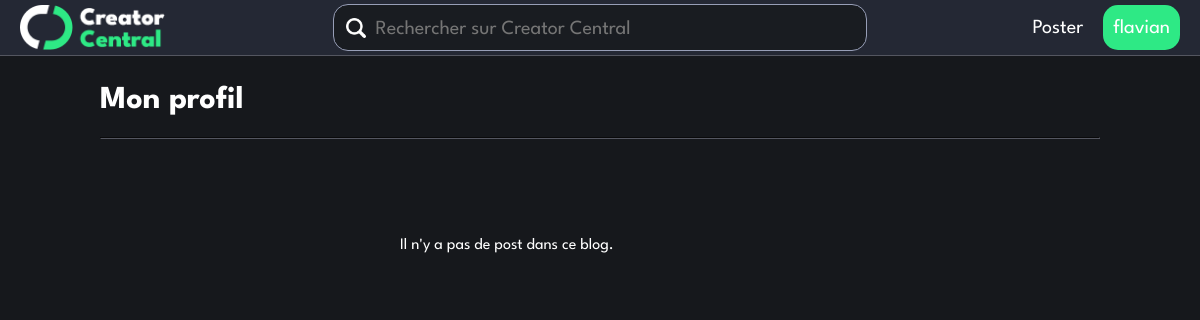
Page /profile.php (signed in) on the earlier database version.
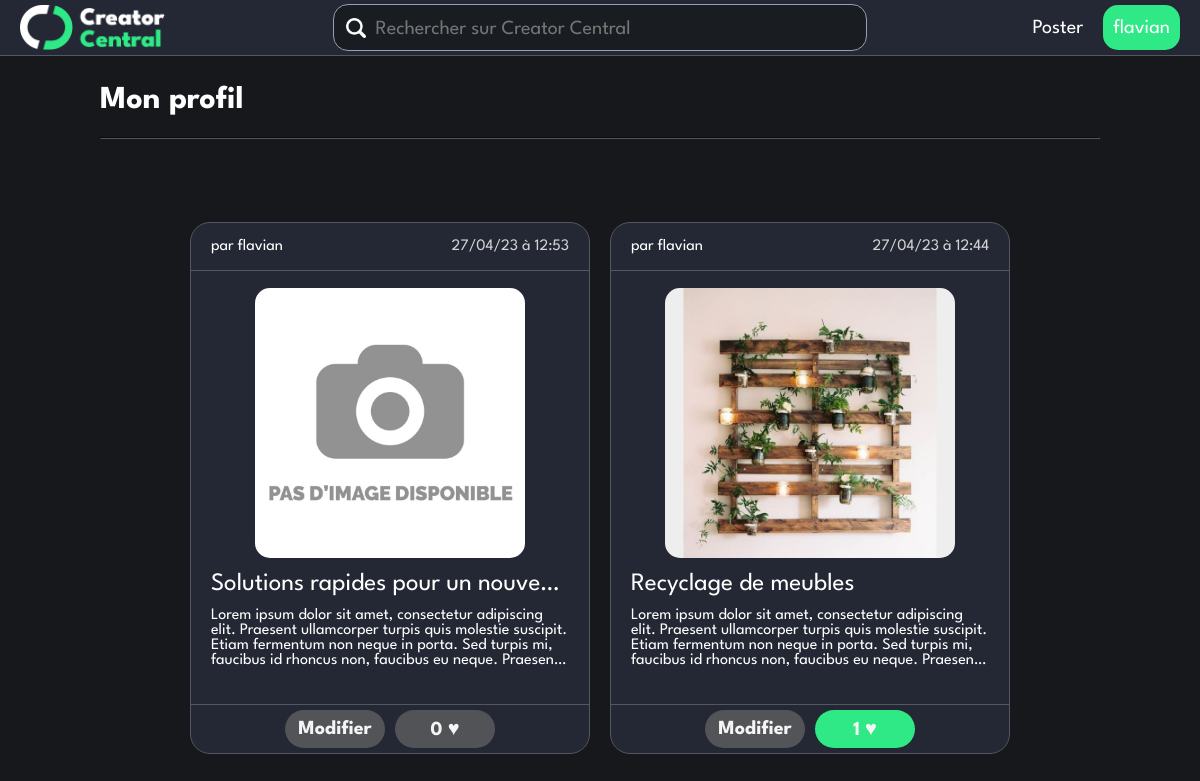
Same page on the later database version.
### tables this page shows
CREATE TABLE `posts` (
  `postId` int(16) NOT NULL,
  `username` varchar(20) NOT NULL,
  `date` timestamp NOT NULL DEFAULT current_timestamp() ON UPDATE current_timestamp(),
  `title` varchar(50) NOT NULL,
  `content` varchar(500) NOT NULL,
  `picturePath` varchar(100) NOT NULL DEFAULT '/CreatorCentral/img/default_image.jpg'
);

### classes/loginStatus.php (called while the page is built, shortened)
<?php
class LoginStatus{
    function __construct(&$SQLconn) {
        if ($this->CheckSession()) {
            $this->loginSuccessful = true;
            $this->userName = $_SESSION["username"];
        }
    }
    function CheckSession()
    {
        return isset($_SESSION["username"]);
    }
}
?>

### initialize.php (called while the page is built, shortened)
<?php
    require_once(__ROOT__."/Classes/SQLconn.php");
    $SQLconn = new SQLconn();
?>

### classes/SQLconn.php (the view, shortened to what this page needs)
<?php
require_once(__ROOT__ . "/Classes/loginStatus.php");
class SQLconn
{
    public $conn = NULL;
    public $loginStatus = NULL;
    function __construct()
    {
        $servername = "localhost";
        $username = "root";
        $password = "";
        $dbname = "creatorcentral";
        $this->conn = new mysqli($servername, $username, $password, $dbname);
        $this->loginStatus = new LoginStatus($this);
    }
    function GenerateHTML_forPostsPage($isMyBlog)
    {
        if (!empty($_GET) && isset($_GET["search"])) {
            $searched = $_GET['search'];
            $formatted_search = htmlspecialchars($searched);
            $query = "SELECT * FROM `posts` WHERE (upper(`title`) LIKE upper('%$formatted_search%')) OR (upper(`content`) LIKE upper('%$formatted_search%')) OR (upper(`username`) LIKE upper('%$formatted_search%')) ORDER BY `date` DESC";
            $result = $this->conn->query($query);
        } else {
            if ($isMyBlog) {
                $formatted_user = htmlspecialchars($this->loginStatus->userName);
                $query = "SELECT * FROM `posts` WHERE `username` LIKE '$formatted_user' ORDER BY `date` DESC";
            } else {
                $query = "SELECT * FROM `posts` ORDER BY `date` DESC";
            }
            $result = $this->conn->query($query);
        }
        if (mysqli_num_rows($result) != 0) {
            while ($row = $result->fetch_assoc()) {
                $timestamp = strtotime($row["date"]);
                echo '
                    <div class="post">
                    ';
                echo '
                    <div class="post-username" id="' . $row["username"] . '"><p>par ' . $row["username"] . '</p></div>
                    ';
                echo '
                    <div class="post-title"><a>' . $row["title"] . '</a></div>
                    <div class="post-date"><p>' . date("d/m/y à H:i", $timestamp) . '</p></div>
                    ';
                if (!is_null($row["picturePath"]) && $row["picturePath"] != "") {
                    $location = $row["picturePath"];
                    echo '
                        <div class="post-image"><img src="' . $location . ' " alt="' . $location . '"></div>
                        ';
                }
                echo '
                    <div class="post-text"><p>' . $row["content"] . '</p></div>
                    <div class="post-likes">
                    ';
                if ($row["username"] == $this->loginStatus->userName) {
                    echo '
                        <form method="get" action="editpost.php">
                            <input type="hidden" name="postID" value="' . $row["postId"] . '">
                            <input type="submit" value="Modifier" class="like-button">
                        </form>';
                }
                $formatted_post = htmlspecialchars($row["postId"]);
                $formatted_user = htmlspecialchars($this->loginStatus->userName);
                $query_is_liked = "SELECT * FROM `likes` WHERE (upper(`postId`) LIKE upper('$formatted_post')) AND (upper(`username`) LIKE upper('$formatted_user'))";
                $result_is_liked = $this->conn->query($query_is_liked);
                $query_like_nb = "SELECT * FROM `likes` WHERE (upper(`postId`) LIKE upper('$formatted_post'))";
                $like_nb = $this->conn->query($query_like_nb)->num_rows;
                if (mysqli_num_rows($result_is_liked) == 0) {
                    echo '
                    <button class="like-button" id="' . $row["postId"] . '">' . $like_nb . ' ♥</button>
                    </div></div>
                    ';
                } else {
                    echo '
                    <button class="like-button like-button-on" id="' . $row["postId"] . '">' . $like_nb . ' ♥</button>
                    </div></div>
                    ';
                }
            }
        } else {
            echo '
                <div><p>Il n\'y a pas de post dans ce blog.</p></div>
                ';
        }
    }
}
?>

### profile.php (shortened to what this page needs)
<?php
include "initialize.php";
?>
<!DOCTYPE html>
<html lang="fr">
<head>
    <link rel="stylesheet" href="styles/font.css">
    <link rel="stylesheet" href="styles/header.css">
    <link rel="stylesheet" href="styles/global.css">
    <link rel="stylesheet" href="styles/post.css">
</head>
<body onload="init()">
<?php include "./pageparts/header.php" ?>
<div class="main-container width-1000">
    <h1>Mon profil</h1>
    <hr>
    <div class="post-container">
        <?php
        $SQLconn->GenerateHTML_forPostsPage(true);
        ?>
    </div>
</div>
</body>

### pageparts/header.php
<?php
$user_connected = false;
if ($_SERVER["REQUEST_METHOD"] == 'POST' && isset($_POST["logout"])) {
    $SQLconn->loginStatus->Logout();
    echo "<meta http-equiv='refresh' content='0'>";
} else {
    if ($SQLconn->loginStatus->loginSuccessful) {
        $user_connected = true;
        $username = $SQLconn->loginStatus->userName;
    }
}
?>
<div id="header">
    <div class="header-logo">
        <a href="./feed.php">
            <img id="logo" src="./img/creator_central.png" alt="Creator Central logo">
        </a>
    </div>
    <form class="header-search-bar" action="feed.php" method="get">
        <img src="./img/magnifying_glass.png">
        <input class="search-bar" type="search" placeholder="Rechercher sur Creator Central" name="search">
    </form>
    <div class="header-navbar">
        <?php if ($user_connected) {
            echo '
            <form action="./editpost.php" method="post">
                <input type="submit" class="header-button" value="Poster" name="new">
            </form>
            <div class="dropdown">
                <button class="dropbtn header-button">' . $username . '</button>
                <div class="dropdown-content">
                    <form action="profile.php" method="post">
                        <input type="submit" name="profile" value="Mon profil">
                    </form>
                    <form action="feed.php" method="post">
                        <input type="submit" name="logout" value="Se déconnecter">
                    </form>
                </div>
            </div>';
        } else {
            echo '<a class="header-button" href="./login.php">Login</a>';
        } ?>
    </div>
</div>

### styles/header.css (style rules this page uses)
:root { --header-height: 55px; }
#header { background-color: var(--grey); border-bottom: var(--light-grey) solid 1px; display: flex; flex-flow: row; justify-content: space-between; align-items: center; position: fixed; top: 0; width: calc(100vw - 40px); padding: 5px 20px; height: 45px; margin-bottom: var(--header-height); }
.header-logo { flex-basis: 30%; height: 100%; }
.header-logo img { height: 100%; }
.header-navbar { flex-basis: 30%; display: flex; justify-content: flex-end; height: 100%; gap:10px; }
.header-button { background: none; border: none; border-radius: 15px; color: white; font-size: 20px; text-decoration: none; height: 100%; display: flex; align-items: center; padding-inline: 10px; cursor: pointer; font-family: 'LeagueSpartan', Bahnschrift, sans-serif; }
.header-search-bar { padding-left: 12px; height: 100%; width: min(50%, 800px); display: flex; align-items: center; border-radius: 15px; border: var(--lighter-grey) solid 1px; background: var(--dark-grey); }
.header-search-bar input { width: 100%; height: 100%; font-size: 20px; padding: 3px 10px 0px; color: white; border: none; outline: none; background: none; font-family: 'LeagueSpartan', Bahnschrift, sans-serif; }
.header-search-bar img { height: 20px; width: auto; }
.dropbtn { background-color: var(--green-accent); }
.dropdown { position: relative; display: inline-block; }

### styles/global.css (style rules this page uses)
:root { --green-accent: #2ee985; --green-accent-dark: #267e4c; --green-accent-darker: #228c52; --lighter-grey: #979eb7; --light-grey: #545660; --grey: #242834; --dark-grey: #191c21;; --darker-grey: #16181c; }
body { color: white; font-family: 'LeagueSpartan', Bahnschrift, sans-serif; font-weight: normal; margin: 0; background: var(--darker-grey); }
.main-container { margin-top: var(--header-height); margin-bottom: 30px; padding: 10px 0; width: min(90%, 800px); margin-inline: auto; }
hr { border-color: var(--light-grey); }
.width-1000 { width: min(1000px, 90%); }

### styles/post.css (style rules this page uses)
.post-container { width: 90%; margin: 0 auto; padding: 75px 0; display: grid; grid-template-columns: repeat(auto-fit, 400px); grid-gap: 20px 20px; justify-content: center; }
.post { display: grid; grid-template-columns: 1fr 1fr; grid-template-rows: 1fr 6fr 1fr 2fr 1fr; background-color: #242834; width: auto; height: 530px; border-radius: 20px; border: solid 1px #545660; }
.post-username { grid-area: 1 / 1 / span 1 / span 1; border-bottom: 1px solid #545660; align-self: center; padding-left: 10%; }
.post-date { grid-area: 1 / 2 / span 1 / span 1; border-bottom: 1px solid #545660; padding-right: 10%; text-align: right; color: lightgrey; }
.post-title { grid-area: 3 / 1 / span 1 / span 2; align-self: center; padding-inline: 5%; padding-block: 0; }
.post-title { vertical-align: center; text-overflow: ellipsis; white-space: nowrap; overflow: hidden; margin: 0; font-size: 25px; }
.post-image { background: none; grid-area: 2 / 1 / span 1 / span 2; margin: 0; justify-self: center; width: 90%; height: 95%; align-self: end; display: flex; justify-content: center; align-items: center; }
.post-image img { border-radius: 15px; }
.post-image img { height: auto; width: auto; max-height: 270px; max-width: 358px; }
.post-text { grid-area: 4 / 1 / span 1 / span 2; margin: 0; border-bottom: 1px solid #545660; padding-inline: 5%; }
.post-text p { margin: 0; font-size: 16px; display: -webkit-box; -webkit-line-clamp: 4; -webkit-box-orient: vertical; overflow-y: scroll; scrollbar-color: dimgrey whitesmoke; scrollbar-width: thin; }
.post-likes { grid-area: 5 / 1 / span 1 / span 2; margin-inline: 10%; justify-self: center; display: flex; flex-direction: row; gap: 10px; }
.like-button { font-family: 'LeagueSpartan', serif; font-weight: bold; background: rgba(101, 101, 101, 0.73); color: whitesmoke; border: none; border-radius: 50px; height: 38px; width: 100px; margin: 0; margin-top: 5px; font-size: 20px; display: -webkit-box; -webkit-line-clamp: 4; -webkit-box-orient: vertical; }
.like-button-on { background: var(--green-accent); }

Differences in the rows shown:
added posts: username "flavian", title "Solutions rapides pour un nouve…", date "27/04/23 à 12:53", picturePath (placeholder picture), content "Lorem ipsum dolor sit amet, consectetur adipiscing elit. Praesent ullamcorper turpis quis molestie suscipit. Etiam fermentum non neque in porta. Sed turpis mi, faucibus id rhoncus non, faucibus eu neque.…", like_nb "0"
added posts: username "flavian", title "Recyclage de meubles", date "27/04/23 à 12:44", picturePath (picture), content "Lorem ipsum dolor sit amet, consectetur adipiscing elit. Praesent ullamcorper turpis quis molestie suscipit. Etiam fermentum non neque in porta. Sed turpis mi, faucibus id rhoncus non, faucibus eu neque.…", like_nb "1"
Other differences:
text no longer shown: "Il n ' y a pas de post dans ce blog."
